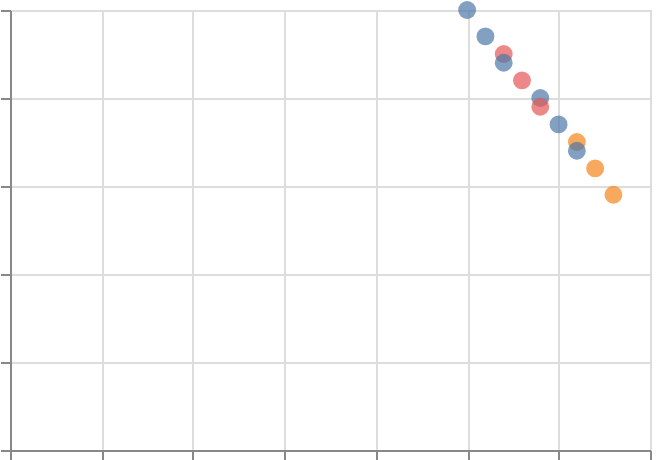

The Vega-Lite source for this figure:
### Vega-Lite specification from a JSON file in a GitHub repository (floating-point values rounded to 4 significant figures)
{"$schema": "https://vega.github.io/schema/vega-lite/v6.json", "padding": 5, "autosize": "none", "width": 320, "height": 220, "data": {"values": [{"year": 1990, "date": "1990-06-15", "country": "a", "region": "east", "pop": 10, "life": 50, "fert": 5.0}, {"year": 1990, "date": "1990-06-15", "country": "b", "region": "west", "pop": 17, "life": 54, "fert": 4.5}, {"year": 1990, "date": "1990-06-15", "country": "c", "region": "east", "pop": 24, "life": 58, "fert": 4.0}, {"year": 1990, "date": "1990-06-15", "country": "d", "region": "south", "pop": 31, "life": 62, "fert": 3.5}, {"year": 1991, "date": "1991-06-15", "country": "a", "region": "east", "pop": 13, "life": 52, "fert": 4.7}, {"year": 1991, "date": "1991-06-15", "country": "b", "region": "west", "pop": 20, "life": 56, "fert": 4.2}, {"year": 1991, "date": "1991-06-15", "country": "c", "region": "east", "pop": 27, "life": 60, "fert": 3.7}, {"year": 1991, "date": "1991-06-15", "country": "d", "region": "south", "pop": 34, "life": 64, "fert": 3.2}, {"year": 1992, "date": "1992-06-15", "country": "a", "region": "east", "pop": 16, "life": 54, "fert": 4.4}, {"year": 1992, "date": "1992-06-15", "country": "b", "region": "west", "pop": 23, "life": 58, "fert": 3.9}, {"year": 1992, "date": "1992-06-15", "country": "c", "region": "east", "pop": 30, "life": 62, "fert": 3.4}, {"year": 1992, "date": "1992-06-15", "country": "d", "region": "south", "pop": 37, "life": 66, "fert": 2.9}]}, "params": [{"name": "anim", "select": {"type": "point", "on": "timer", "fields": ["year"]}}], "transform": [{"filter": {"param": "anim"}}], "config": {"scale": {"framesPerSecond": 4, "animationDuration": 3}}, "mark": {"type": "circle", "size": 80}, "encoding": {"x": {"field": "life", "type": "quantitative"}, "y": {"field": "fert", "type": "quantitative"}, "time": {"field": "year", "type": "ordinal"}, "color": {"field": "region", "type": "nominal"}}}
